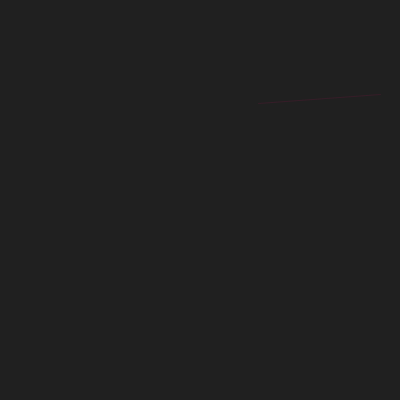
Frame 1 (no input)
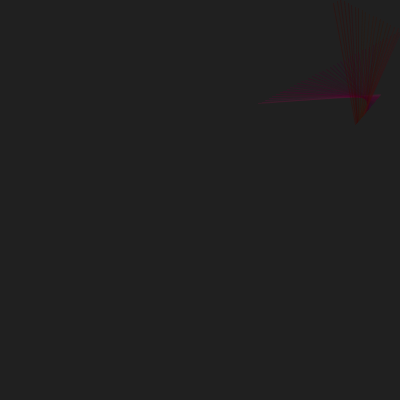
Frame 60 (the mouse pressed at the canvas centre just before this capture)
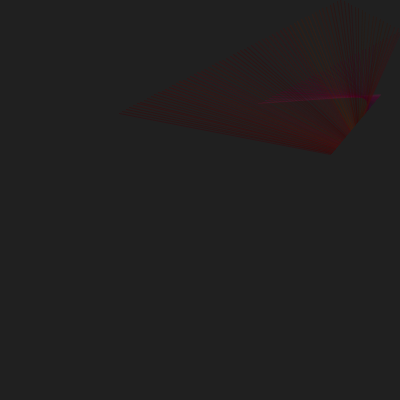
Frame 120 (the mouse held since frame 60 and released just before this capture)

The Processing sketch that drew these frames (run headless with seeded random() and noise(); from frame 60 on, the mouse is pressed at the canvas centre):

// Processing sketch: BouncingLines
// ── BouncingLines.pde
/*
Basierend auf https://happycoding.io/examples/p5js/animation/bouncing-line
*/
float startX, startY;
float endX, endY;

float deltaStartX, deltaStartY;
float deltaEndX, deltaEndY;

int r, g, b;

void setup() {
  size(400, 400);
  
  startX = random(width);
  startY = random(height);
  endX = random(width);
  endY = random(height);
  
  int range = 5;
  deltaStartX = random(-range, range);
  deltaStartY = random(-range, range);
  deltaEndX = random(-range, range);
  deltaEndY = random(-range, range);
  
  r = (int)random(256);
  g = (int)random(256);
  b = (int)random(256);
  
  noFill();
  background(32);
}

void draw() {
  
  // draw a line
  stroke(r, g, b, 100);
  line(startX, startY, endX, endY);
  // bezier(0, 0, startX, startY, endX, endY, width, height);
  
  // pick a new color
  r += random(-5, 5);
  g += random(-5, 5);
  b += random(-5, 5);
  
  r = constrain(r, 0, 255);
  g = constrain(g, 0, 255);
  b = constrain(b, 0, 255);
  
  // move a bit
  startX += deltaStartX;
  startY += deltaStartY;
  endX += deltaEndX;
  endY += deltaEndY;
  
  if(startX < 0 || startX > width){
    deltaStartX *= -1;
  }
  
  if(startY < 0 || startY > height){
    deltaStartY *= -1;
  }
  
  if(endX < 0 || endX > width){
    deltaEndX *= -1;
  }
  
  if(endY < 0 || endY > height){
    deltaEndY *= -1;
  }
}
